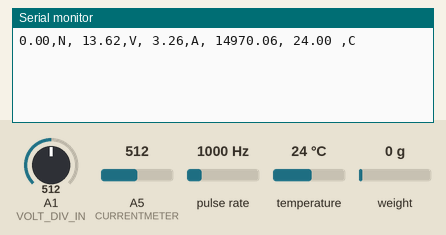
Bench run of a sketch on a simulated Arduino Uno, built with avr-gcc and run on an emulated ATmega328P. Shown: the last lines printed to the serial monitor. Wiring (inferred from the names in the program): pulse sensor: data pin 7. The inputs (shaded band) are chosen by the test bench; at power-on: pulse rate 1000 Hz, temperature 24 °C, weight on the scale 0 g, A1 (VOLT_DIV_IN) = 512, A5 (CURRENTMETER) = 512.

Above: at 2.2 s.
2.3 s: pulse rate (sensor on pin 7) set to 100 Hz
At 3.6 s:
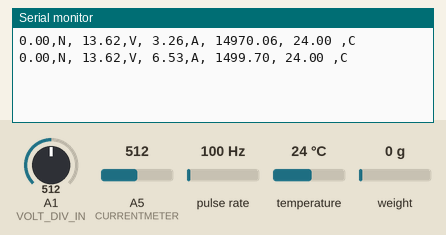
3.8 s: temperature set to 7 °C
At 4.7 s:
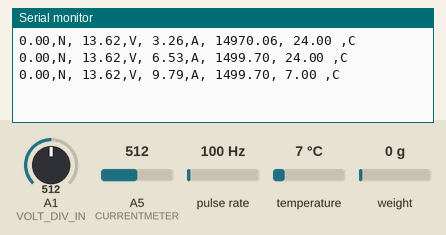
7.9 s: weight on the scale set to 100 g
At 8.7 s:
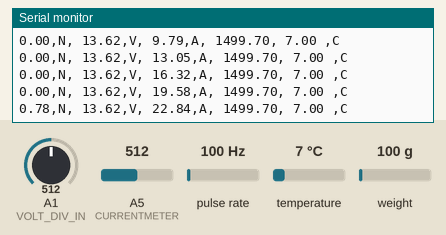
9.4 s: A1 (VOLT_DIV_IN) set to 716
At 10.7 s:
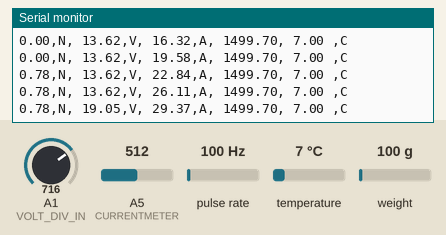
10.9 s: A5 (CURRENTMETER) set to 716
At 11.8 s:
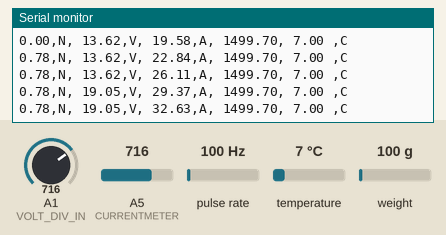
12.4 s: pulse rate (sensor on pin 7) set to 1250 Hz
At 13.7 s:
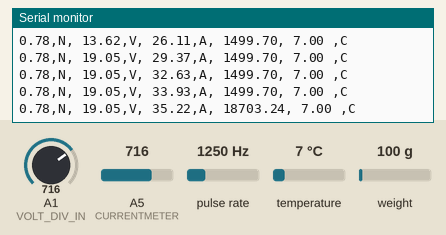
Timing chart, 0 to 14.9 s (numbered marks = the images above; inputs shaded):
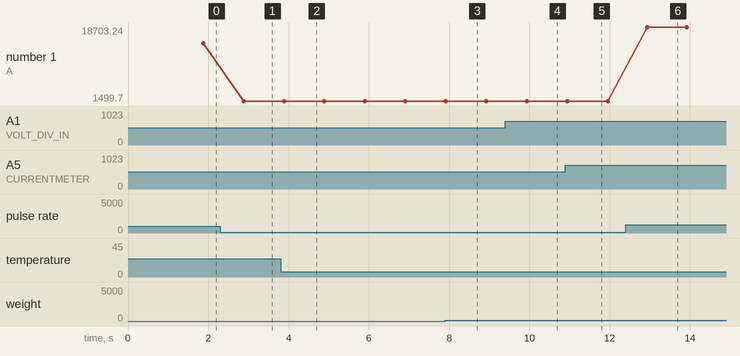

The sketch:

motorTestingMain.ino
```cpp
#include <Streaming.h>
#include <HX711.h>
#include <movingAvg.h>
#include <OneWire.h> //for temperature probe
#include <DallasTemperature.h> //for temperature probe

/****************************************************************
Pin Definitions
*****************************************************************/

//RPM Sensor
#define MOTOR_POLES 4
#define RPM_IN 7

//Battery Voltage
#define VOLT_DIV_IN A1
#define VOLT_DIV_RATIO 5.4

//Current Sensor
#define CURRENTMETER A5
#define CURRENTERROR 0.2

//Load Cell
#define DOUT  3
#define CLK  4

// Temp Probes: All DS18B20 Sensors here are connected to pin 2 on the Arduino, adjust value according to which pin# data cable is connected to on arduino.
#define ONE_WIRE_BUS 2

/****************************************************************
Variables Initialization
*****************************************************************/
//RPM Sensor
int ontime = 0;
int offtime = 0;
int duty = 0;
float freq = 0.0;
float period = 0.0;
float rpm = 0.0;

//Battery Voltage
unsigned int voltage_reading = 0;
float battery_voltage = 0;

//Current Sensor
float current_reading = 0.0;
float current_drawn = 0.0;
float current_sensor_voltage = 0.0;
const int numReadings = 10;
float readings[numReadings];
int readIndex = 0;
float total = 0.0;
float current_average = 0.0;

//Temp Probes
int numberOfDevices; //To store number of sensor connected

//Load Cell
HX711 scale;
float calibration_factor = -94200.00; //calculated in march for testing

//Temp Probes
OneWire oneWire(ONE_WIRE_BUS); // Creating a oneWire instance(object)

DallasTemperature sensors(&oneWire); // Pass our oneWire object reference to Dallas Temperature.

DeviceAddress tempDeviceAddress; // Variable to store a single sensor address


/***************************************************************
Temp Probe Error Check:
***************************************************************/
/*----------------------------------------------------------------*/


/******************************************************
function to print a sensor address
******************************************************/
void printAddress(DeviceAddress deviceAddress) {

  for (uint8_t i = 0; i < 8; i++) {

    if (deviceAddress[i] < 16)
      Serial.print("0");
      Serial.print(deviceAddress[i], HEX);

  }//End of for loop

}
/****************************************************************
End of Temp Error Check
*****************************************************************/


/****************************************************************
Main Program
*****************************************************************/
void setup() {
  Serial.begin(9600);

  sensors.begin();//for temp probe

  // Get the number of sensors connected to the the wire( digital pin 2)
  numberOfDevices = sensors.getDeviceCount();

  //Serial.print(numberOfDevices, DEC);
 // Serial.println(" temperature probes detected.");

  // Loop through each sensor and print out address
 /* for(int i=0; i<numberOfDevices; i++) {

    // Search the data wire for address and store the address in "tempDeviceAddress" variable
    if(sensors.getAddress(tempDeviceAddress, i)) {

      Serial.print("Found probe ");
      Serial.print(i, DEC);
      Serial.print(" with address: ");
      printAddress(tempDeviceAddress);
      Serial.println();

    } else {

      Serial.print("Found ghost device at ");
      Serial.print(i, DEC);
      Serial.print(" but could not detect address. Check power and cabling");

    }

  }//End of Temperature probe for loop
  */

  //initializing rpm input pin
  pinMode(RPM_IN, INPUT);

  //initializing current input pin and moving average
  pinMode(CURRENTMETER, INPUT);
  for (int thisReading = 0; thisReading < numReadings; thisReading++) {
    readings[thisReading] = 0;
  }

  // THRUST
  scale.begin(DOUT, CLK);
  scale.set_scale();
  scale.tare(); //Reset the scale to 0
}

void loop() {

  //Temp Probe
  sensors.requestTemperatures(); // Send the command to get temperatures from all sensors.

  //voltage calculations
  voltage_reading = analogRead(VOLT_DIV_IN);
  battery_voltage = ((5.04*voltage_reading)/1023)*VOLT_DIV_RATIO; // make sure to check that AREF is 4.92 (change if needed)

  /*CURRENT*/
  current_reading = analogRead(CURRENTMETER);
  current_sensor_voltage = current_reading*(5.0/1023.0);
  current_drawn = current_sensor_voltage*13 + 0.1;
  //current_drawn = (current_sensor_voltage * 5000.0) / (0.01*45300.0);

  /*MOVING AVERAGE*/
  // subtract the last reading:
  total = total - readings[readIndex];
  // read from the sensor:
  readings[readIndex] = current_drawn;
  // add the reading to the total:
  total = total + readings[readIndex];
  // advance to the next position in the array:
  readIndex = readIndex + 1;

  // if we're at the end of the array...
  if (readIndex >= numReadings) {
    // ...wrap around to the beginning:
    readIndex = 0;
  }

  // calculate the average:
  current_average = total / numReadings;

  /*THRUST CALCS*/
  scale.set_scale(calibration_factor);

  /* RPM CALCS */
  ontime = pulseIn(RPM_IN,HIGH);
  offtime = pulseIn(RPM_IN,LOW);
  period = ontime+offtime;
  freq = 1000000.0/period;
  //duty = (ontime/period)*100;
  rpm = (freq * 60)/ MOTOR_POLES;

  /* PRINT THE DATA*/

  //Thrust
  Serial << 0.8*9.81*scale.get_units() << ",N, "; //multiply by 0.72 for the moment arm
  //Serial << scale.get_units() << " ,kgs, ";


  //Voltage
  Serial << battery_voltage << ",V, ";

  //Current
  Serial << current_average << ",A, ";

  //RPM
  Serial << rpm << ", ";

  //Prints Temperature Probe Measurements
  // Loop through each device, print out temperature one by one
  for(int i=0; i<numberOfDevices; i++) {

    // Search the wire for address and store the address in tempDeviceAddress
    if(sensors.getAddress(tempDeviceAddress, i)){
    //Serial<<" Probe ";
    //Serial<<i;

    // Print the temperature
      float tempC = sensors.getTempC(tempDeviceAddress); //Temperature in degree celsius
      Serial<<tempC<<" ,C";
      //Serial<<", "<<DallasTemperature::toFahrenheit(tempC)<<" F };"; //Converts tempC to F -removed
    }
  }

  Serial<<"\n\r"; //seperates data lines

  delay(100);
  }
```

Measured:
- after the input at 2.3 s, the serial monitor: prints a new line after 0.58 s (image 1)
- after the input at 3.8 s, the serial monitor: prints a new line after 0.09 s (image 2)
- after the input at 7.9 s, the serial monitor: prints a new line at once (image 3)
- after the input at 9.4 s, the serial monitor: prints a new line after 0.54 s (image 4)
- after the input at 12.4 s, the serial monitor: prints a new line after 0.54 s (image 6)
- plotted number 1: 14970.06 → 1499.7 after the input at 2.3 s, 1499.7 → 18703.24 after the input at 12.4 s
